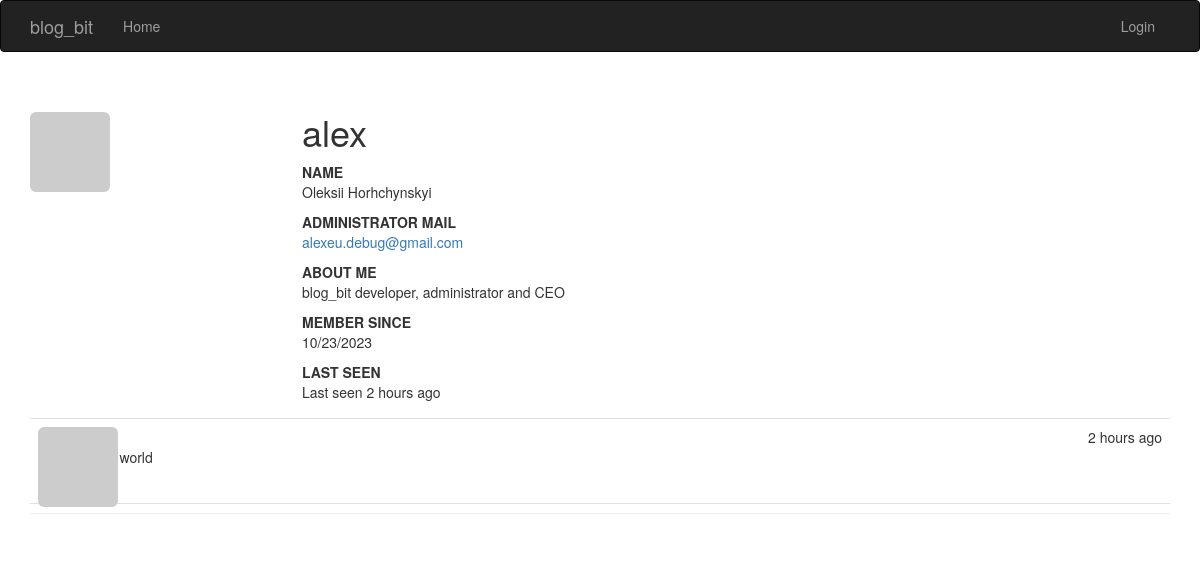
The app's page /profile/alex, older data.
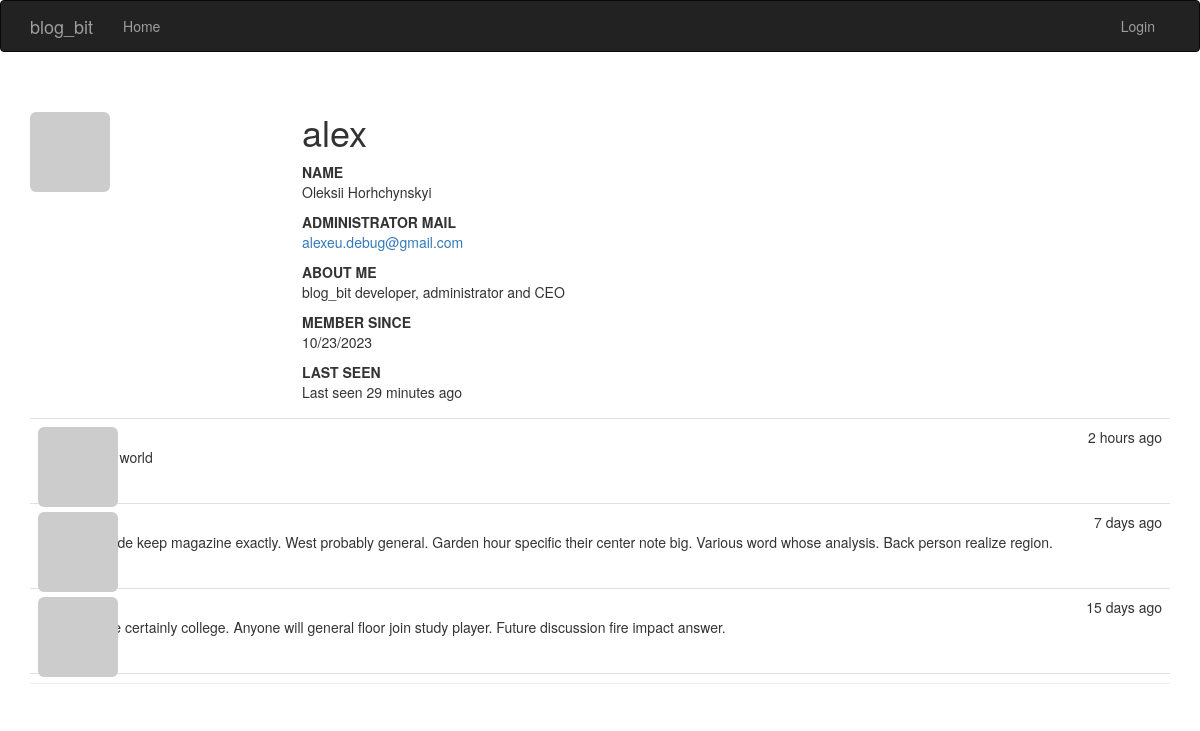
The same page, newer data.
### app/models.py (models this page shows, shortened)
class User(db.Model, UserMixin):
    id = db.Column(db.Integer, primary_key=True)
    username = db.Column(db.String(64), unique=True, index=True)
    name = db.Column(db.String(64))
    about_me = db.Column(db.Text())
    member_since = db.Column(db.DateTime(), default=datetime.utcnow)
    last_seen = db.Column(db.DateTime(), default=datetime.utcnow)
    email = db.Column(db.String(64), unique=True, index=True)
    password_hash = db.Column(db.String(128))
    pfp_hash = db.Column(db.String(32))
    confirmed = db.Column(db.Boolean, default=False)
    role_id = db.Column(db.Integer, db.ForeignKey('role.id'))
    posts = db.relationship('Post', backref='author', lazy='dynamic')
    @property
    def password(self):
        raise AttributeError('Password is not a readable attribute!')
    def can(self, perm):
        return self.role is not None and self.role.has_permission(perm)
    def is_administrator(self):
        return self.can(Permission.ADMIN)
    def get_pfp(self, size=100, image_gen='retro'):
        url = 'https://secure.gravatar.com/avatar'
        return f'{url}/{self.pfp_hash}?s={size}&d={image_gen}&r=g'

class Post(db.Model):
    id = db.Column(db.Integer, primary_key=True)
    body = db.Column(db.Text)
    timestamp = db.Column(db.DateTime, default=datetime.utcnow())
    author_id = db.Column(db.Integer, db.ForeignKey('user.id'))

### app/main/views.py (the view)
@main.route('/profile/<username>')
def profile(username):
    user = User.query.filter_by(username=username).first_or_404()
    posts = user.posts.order_by(Post.timestamp.desc()).all()
    return render_template('main/profile.html', user=user, posts=posts)

### app/auth/views.py (called while the page is built)
@auth.before_app_request
def before_request():
    current_user = flask_login.current_user
    if current_user.is_authenticated:
        current_user.ping()  # updating user last time seen property
        if not current_user.confirmed \
                and flask.request.blueprint != 'auth' \
                and flask.request.endpoint != 'static':
            return flask.redirect(flask.url_for('auth.unconfirmed'))

### app/models.py (called while the page is built)
    def has_permission(self, perm):
        return self.permissions & perm == perm

    def is_administrator(self):
        return False

### app/templates/main/profile.html (shortened to what this page needs)
{% extends 'base.html' %}
{% block page_header %}
    <img class="img-rounded profile-thumbnail" src="{{ user.get_pfp(size=256) }}"
         alt="{{ user.username }} profile picture">
    <div class="profile-header">
        <h1>{{ user.username }}</h1>
        {% if user.name %}
            <b>NAME</b>
            <p>{{ user.name }}</p>
        {% endif %}
        {% if user.is_administrator() %}
            <b>ADMINISTRATOR MAIL</b>
            <p><a href="mailto:{{ user.email }}">{{ user.email }}</a></p>
        {% endif %}
        {% if user.about_me %}
            <b>ABOUT ME</b>
            <p>{{ user.about_me }}</p>
        {% endif %}
        <b>MEMBER SINCE</b>
        <p>
            {{ moment(user.member_since).format('L') }}
        </p>
        <b>LAST SEEN</b>
        <p>
            Last seen {{ moment(user.last_seen).fromNow() }}
        </p>
    </div>
    {% include 'main/_posts.html' %}
{% endblock %}

### app/templates/base.html (shortened to what this page needs)
{% extends 'bootstrap/base.html' %}
{% block head %}
    {{ super() }}
    <link rel="stylesheet" type="text/css" href="{{ url_for('static', filename='styles.css') }}">
{% endblock %}
{% block navbar %}
    <div class="navbar navbar-inverse">
        <div class="container">
            <div class="navbar-header">
                <a class="navbar-brand" href={{ url_for('main.welcome') }}>blog_bit</a>
            </div>
            <div class="navbar-collapse collapse">
                <ul class="nav navbar-nav">
                    <li><a href={{ url_for('main.welcome') }}>Home</a></li>
                </ul>
                <ul class="nav navbar-nav navbar-right">
                    {% if current_user.is_authenticated %}
                        <li class="dropdown">
                            <a href="#" class="dropdown-toggle" data-toggle="dropdown">
                                <img src="{{ current_user.get_pfp(size=16) }}" alt="{{ current_user.username }} profile picture">
                                {{ current_user.username }}
                                <b class="caret"></b>
                            </a>
                            <ul class="dropdown-menu">
                                <li><a href={{ url_for('main.edit_profile') }}> Edit Profile</a></li>
                                <li><a href={{ url_for('auth.logout') }}>Logout</a></li>
                            </ul>
                        </li>
                    {% else %}
                        <li><a href={{ url_for('auth.login') }}>Login</a></li>
                    {% endif %}
                </ul>
            </div>
        </div>
    </div>
{% endblock %}
{% block content %}
    <div class="container">
        <div class="page-header">
            {% block page_header %}{% endblock %}
        </div>
    </div>
{% endblock %}

### app/templates/main/_posts.html (shortened to what this page needs)
<ul class="posts">
    {% for post in posts %}
        <li class="post">
            <div class="profile-thumbnail">
                <a href="{{ url_for('main.profile', username=post.author.username) }}">
                    <img class="img-rounded profile-thumbnail"
                         src="{{ post.author.get_pfp(size=40) }}"
                         alt="{{ post.author.username }} profile picture">
                </a>
            </div>
            <div class="post-date">{{ moment(post.timestamp).fromNow() }}</div>
            <div class="post-author">
                <a href="{{ url_for('main.profile', username=post.author.username) }}">
                </a>
            </div>
            <div class="post-content">{{ post.body }}</div>
        </li>
    {% endfor %}
</ul>

### app/static/styles.css (style rules this page uses)
.profile-thumbnail { position: absolute; }
.profile-header { min-height: 272px; margin-left: 272px; }
ul.posts { list-style-type: none; padding: 0px; margin: 16px 0px 0px 0px; border-top: 1px solid #e0e0e0; }
ul.posts li.post { padding: 8px; border-bottom: 1px solid #e0e0e0; }
div.post-date { float: right; }
div.post-author { margin-left: 48px; }
div.post-content { margin-left: 48px; min-height: 48px; }

Row changes from the older to the newer data that the page shows:
changed User "alex": last_seen "2 hours ago" → "29 minutes ago"
added Post: timestamp "7 days ago", body "Provide keep magazine exactly. West probably general. Garden hour specific their center note big. Various word whose analysis. Back person realize region."
added Post: timestamp "15 days ago", body "Place certainly college. Anyone will general floor join study player. Future discussion fire impact answer."
